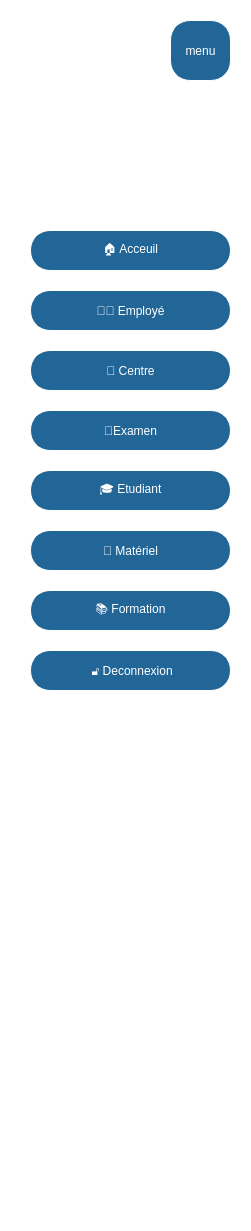
             <widget class="QFrame" name="frame">
              <property name="geometry">
               <rect>
                <x>0</x>
                <y>-10</y>
                <width>251</width>
                <height>1231</height>
               </rect>
              </property>
              <property name="styleSheet">
               <string notr="true">background-color: rgb(255, 255, 255);
</string>
              </property>
              <widget class="QPushButton" name="pushButton_2">
               <property name="geometry">
                <rect>
                 <x>30</x>
                 <y>350</y>
                 <width>201</width>
                 <height>41</height>
                </rect>
               </property>
               <property name="styleSheet">
                <string notr="true">border:1px solid white;
background-image: url(:/res/resources/background.png);
border-radius:20px;
background-color:#226597;
color:white</string>
               </property>
               <property name="text">
                <string>🏫 Centre</string>
               </property>
              </widget>
              <widget class="QPushButton" name="mexam">
               <property name="geometry">
                <rect>
                 <x>30</x>
                 <y>410</y>
                 <width>201</width>
                 <height>41</height>
                </rect>
               </property>
               <property name="styleSheet">
                <string notr="true">border:1px solid white;
background-image: url(:/res/resources/background.png);
border-radius:20px;
background-color:#226597;
color:white</string>
               </property>
               <property name="text">
                <string>📝Examen</string>
               </property>
              </widget>
              <widget class="QPushButton" name="etud">
               <property name="geometry">
                <rect>
                 <x>30</x>
                 <y>470</y>
                 <width>201</width>
                 <height>41</height>
                </rect>
               </property>
               <property name="styleSheet">
                <string notr="true">border:1px solid white;
background-image: url(:/res/resources/background.png);
border-radius:20px;
background-color:#226597;
color:white</string>
               </property>
               <property name="text">
                <string>🎓 Etudiant</string>
               </property>
              </widget>
              <widget class="QPushButton" name="materl">
               <property name="geometry">
                <rect>
                 <x>30</x>
                 <y>530</y>
                 <width>201</width>
                 <height>41</height>
                </rect>
               </property>
               <property name="styleSheet">
                <string notr="true">border:1px solid white;
background-image: url(:/res/resources/background.png);
border-radius:20px;
background-color:#226597;
color:white</string>
               </property>
               <property name="text">
                <string>🧰 Matériel</string>
               </property>
              </widget>
              <widget class="QPushButton" name="disconnectButton">
               <property name="geometry">
                <rect>
                 <x>30</x>
                 <y>650</y>
                 <width>201</width>
                 <height>41</height>
                </rect>
               </property>
               <property name="styleSheet">
                <string notr="true">border:1px solid white;
background-image: url(:/res/resources/background.png);
border-radius:20px;
background-color:#226597;
color:white</string>
               </property>
               <property name="text">
                <string> 🔓 Deconnexion</string>
               </property>
              </widget>
              <widget class="QPushButton" name="formation">
               <property name="geometry">
                <rect>
                 <x>30</x>
                 <y>590</y>
                 <width>201</width>
                 <height>41</height>
                </rect>
               </property>
               <property name="styleSheet">
                <string notr="true">border:1px solid white;
background-image: url(:/res/resources/background.png);
border-radius:20px;
background-color:#226597;
color:white</string>
               </property>
               <property name="text">
                <string>📚 Formation</string>
               </property>
              </widget>
              <widget class="QPushButton" name="pushButton_9">
               <property name="geometry">
                <rect>
                 <x>30</x>
                 <y>230</y>
                 <width>201</width>
                 <height>41</height>
                </rect>
               </property>
               <property name="styleSheet">
                <string notr="true">border:1px solid white;
background-image: url(:/res/resources/background.png);
border-radius:20px;
background-color:#226597;
color:white</string>
               </property>
               <property name="text">
                <string>🏠 Acceuil</string>
               </property>
              </widget>
              <widget class="QLabel" name="label">
               <property name="geometry">
                <rect>
                 <x>50</x>
                 <y>90</y>
                 <width>171</width>
                 <height>111</height>
                </rect>
               </property>
               <property name="styleSheet">
                <string notr="true">
image: url(:/res/resources/image_2025-01-29_201537391-removebg-preview.png);</string>
               </property>
               <property name="text">
                <string/>
               </property>
              </widget>
              <widget class="QPushButton" name="emp">
               <property name="geometry">
                <rect>
                 <x>30</x>
                 <y>290</y>
                 <width>201</width>
                 <height>41</height>
                </rect>
               </property>
               <property name="styleSheet">
                <string notr="true">border:1px solid white;
background-image: url(:/res/resources/background.png);
border-radius:20px;
background-color:#226597;
color:white</string>
               </property>
               <property name="text">
                <string>👨‍💼 Employé</string>
               </property>
              </widget>
              <widget class="QPushButton" name="hide">
               <property name="geometry">
                <rect>
                 <x>170</x>
                 <y>20</y>
                 <width>61</width>
                 <height>61</height>
                </rect>
               </property>
               <property name="styleSheet">
                <string notr="true">border:1px solid white;
background-image: url(:/res/resources/background.png);
border-radius:20px;
background-color:#226597;
color:white</string>
               </property>
               <property name="text">
                <string>menu</string>
               </property>
              </widget>
             </widget>
